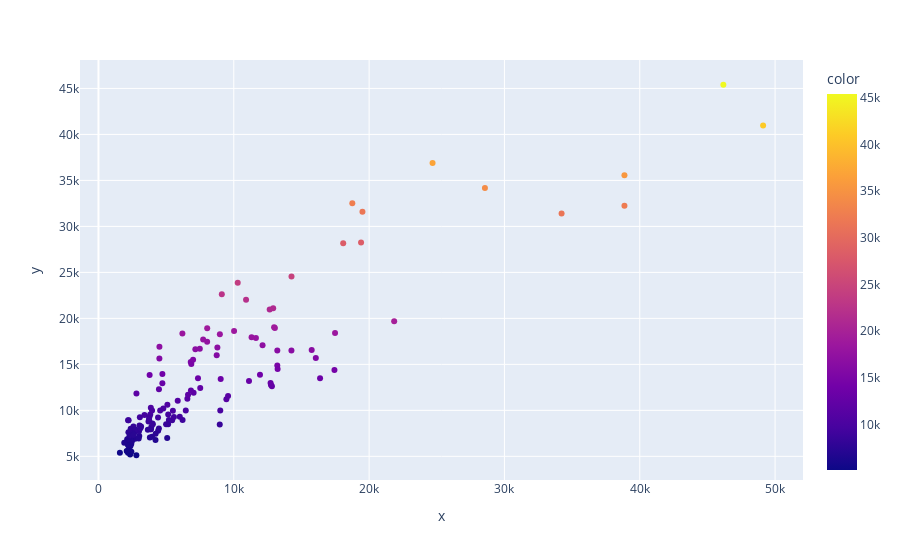

The notebook cell this image was saved under:
### Code cell
import plotly.express as px
px.scatter(x=(train_data["enginesize"]*train_data['horsepower']*train_data["curbweight"]/train_data['peakrpm']),y=train_data['price'],color=train_data['price'])

### Figure 1 — Plotly figure (JSON) as saved in the notebook; plotly's stock layout.template omitted (floating-point values rounded to 4 significant figures; data arrays with more than 128 entries replaced by an {"elided": "..."} marker saying what was removed)
{"data": [{"hovertemplate": "x=%{x}<br>y=%{y}<br>color=%{marker.color}<extra></extra>", "legendgroup": "", "marker": {"color": {"elided": "151 float values"}, "coloraxis": "coloraxis", "symbol": "circle"}, "mode": "markers", "name": "", "orientation": "v", "showlegend": false, "type": "scatter", "x": {"elided": "151 float values"}, "xaxis": "x", "y": {"elided": "151 float values"}, "yaxis": "y"}], "layout": {"coloraxis": {"colorbar": {"title": {"text": "color"}}, "colorscale": [[0, "#0d0887"], [0.1111, "#46039f"], [0.2222, "#7201a8"], [0.3333, "#9c179e"], [0.4444, "#bd3786"], [0.5556, "#d8576b"], [0.6667, "#ed7953"], [0.7778, "#fb9f3a"], [0.8889, "#fdca26"], [1, "#f0f921"]]}, "legend": {"tracegroupgap": 0}, "margin": {"t": 60}, "xaxis": {"anchor": "y", "domain": [0, 1], "title": {"text": "x"}}, "yaxis": {"anchor": "x", "domain": [0, 1], "title": {"text": "y"}}}}
